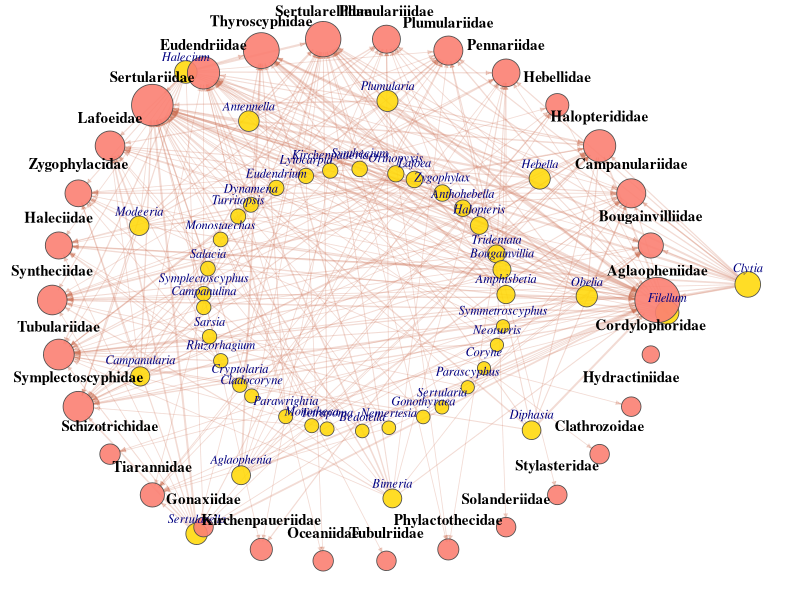
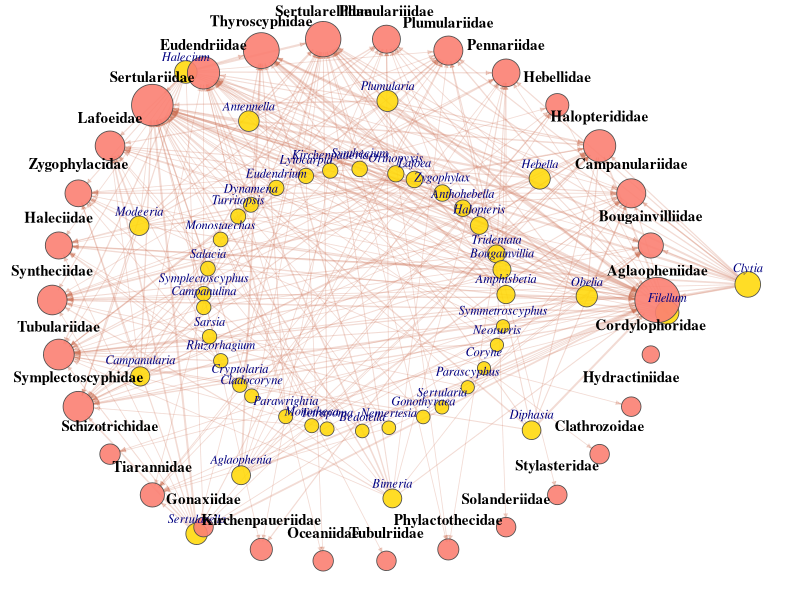

Here is the R script that generated these plots, in order:
# ==============================================================================
# ANÁLISE DE REDE BIPARTIDA: GÊNEROS EPIZÓICOS × FAMÍLIAS SUBSTRATO
# ==============================================================================

# Configuração inicial
setwd("E:/GitHub/GPA-Beatriz/GPA-Beatriz-analises")

# Pacotes
library(dplyr)
library(tidyr)
library(readr)
library(igraph)

# ==============================================================================
# 1. CARREGAMENTO E PREPARAÇÃO DOS DADOS
# ==============================================================================

# Carregar dados
dados <- readxl::read_xlsx("Data/dados-atualizados-bea-janeiro26.xlsx")
unique(dados$EP_Genera)
colnames(dados)
# NOME NOVO X NOME ANTIGO
dados <- dados %>%
  dplyr::rename(
    EP_Genera = Genus_EP,
    BS_Family = Family_BS
  )

# Criar matriz de interações (agregando contagens)
mat_df <- dados %>%
  filter(!is.na(BS_Family), !is.na(EP_Genera),
         BS_Family != "", EP_Genera != "") %>%
  count(BS_Family, EP_Genera, name = "weight")

# Converter para matriz (famílias nas linhas, gêneros nas colunas)
m <- mat_df %>%
  pivot_wider(names_from = EP_Genera,
              values_from = weight,
              values_fill = 0) %>%
  as.data.frame()

# Definir nomes das linhas e remover coluna de família
rownames(m) <- m$BS_Family
m$BS_Family <- NULL

# Converter para matriz numérica
m <- as.matrix(m)
storage.mode(m) <- "numeric"

# Remover linhas/colunas vazias
m <- m[rowSums(m) > 0, colSums(m) > 0, drop = FALSE]

library(igraph)

# ==============================================================================
# 2. CONSTRUÇÃO DO GRAFO BIPARTIDO
# ==============================================================================

familias <- rownames(m)
generos <- colnames(m)

# Criar data frame de arestas
edges <- which(m > 0, arr.ind = TRUE)
df_edges <- data.frame(
  from   = generos[edges[, 2]],
  to     = familias[edges[, 1]],
  weight = m[edges]
)

# Criar grafo direcionado
g <- graph_from_data_frame(df_edges, directed = TRUE)

# Definir bipartição (type = TRUE para famílias)
V(g)$type <- V(g)$name %in% familias

# Calcular força dos nós (soma dos pesos das arestas)
V(g)$strength <- igraph::strength(g)

# ==============================================================================
# FILTRAR GÊNEROS COM GRAU >= 3
# ==============================================================================

# Calcular grau de saída para gêneros (quantas famílias cada gênero se associa)
deg_out <- igraph::degree(g, mode = "out")

# Identificar gêneros (type = FALSE)
generos_idx <- which(!V(g)$type)

# Gêneros que devem ser mantidos (grau >= 3)
generos_manter <- V(g)$name[generos_idx][deg_out[generos_idx] >= 3]

# Também manter todas as famílias
familias_manter <- V(g)$name[V(g)$type]

# Nós a manter
nos_manter <- c(generos_manter, familias_manter)

# Criar subgrafo filtrado
g <- induced_subgraph(g, vids = nos_manter)

# Recalcular força após filtragem
V(g)$strength <- igraph::strength(g)

cat("Gêneros filtrados (grau >= 3):", sum(!V(g)$type), "\n")
cat("Famílias mantidas:", sum(V(g)$type), "\n")
cat("Total de nós:", vcount(g), "\n")
cat("Total de arestas:", ecount(g), "\n")

# ==============================================================================
# 3. ESTÉTICA DO GRAFO
# ==============================================================================

# Normalização para tamanhos
max_strength <- max(V(g)$strength, na.rm = TRUE)
max_weight <- max(E(g)$weight, na.rm = TRUE)

# --- VÉRTICES ---
V(g)$color <- ifelse(V(g)$type,
                     adjustcolor("salmon", alpha.f = 0.9),    # Famílias
                     adjustcolor("gold", alpha.f = 0.85))     # Gêneros

V(g)$frame.color <- "gray30"
V(g)$frame.width <- 0.8

V(g)$size <- ifelse(V(g)$type,
                    5 + 8 * sqrt(V(g)$strength / max_strength),   # Famílias
                    3 + 6 * sqrt(V(g)$strength / max_strength))   # Gêneros

# --- RÓTULOS ---
V(g)$label <- V(g)$name
V(g)$label.cex <- ifelse(V(g)$type, 0.9, 0.75)  # AUMENTADO tamanho da fonte (era 0.75 e 0.55)
V(g)$label.font <- ifelse(V(g)$type, 2, 3)
V(g)$label.color <- ifelse(V(g)$type, "black", "navy")
V(g)$label.dist <- ifelse(V(g)$type, 1.5, 0.8)  # AUMENTADO (era 1.3 e 0.7)
V(g)$label.bg <- adjustcolor("white", alpha.f = 0.8)  # Mais opaco (era 0.7)

# --- ARESTAS ---
E(g)$color <- adjustcolor("salmon3", alpha.f = 0.25)
E(g)$curved <- 0
E(g)$width <- 0.3 + 2.2 * sqrt(E(g)$weight / max_weight)
E(g)$arrow.size <- 0.3
E(g)$arrow.width <- 1.0

# ==============================================================================
# 4. LAYOUT RADIAL (FAMÍLIAS NA PERIFERIA, GÊNEROS EM ANÉIS INTERNOS)
# ==============================================================================

set.seed(42)

generos_idx <- which(!V(g)$type)
familias_idx <- which(V(g)$type)

n_gen <- length(generos_idx)
n_fam <- length(familias_idx)

lay <- matrix(0, nrow = vcount(g), ncol = 2)

# FAMÍLIAS: círculo externo
if (n_fam > 0) {
  ang_fam <- seq(0, 2 * pi, length.out = n_fam + 1)[1:n_fam]
  raio_fam <- 20
  lay[familias_idx, 1] <- raio_fam * cos(ang_fam)
  lay[familias_idx, 2] <- raio_fam * sin(ang_fam)
}

# GÊNEROS: múltiplos anéis internos (baseado na força)
if (n_gen > 0) {
  gen_strength <- V(g)$strength[generos_idx]
  
  # Evitar divisão por zero
  if (max(gen_strength) > 0) {
    gen_strength_norm <- gen_strength / max(gen_strength)
  } else {
    gen_strength_norm <- rep(0.5, n_gen)
  }
  
  # Número de anéis baseado na quantidade de gêneros
  n_rings <- max(3, min(7, ceiling(n_gen / 12)))
  
  # Atribuir anel baseado na força (usando intervalos uniformes se possível)
  if (length(unique(gen_strength_norm)) > 1) {
    ring_id <- cut(gen_strength_norm,
                   breaks = n_rings,
                   labels = FALSE,
                   include.lowest = TRUE)
  } else {
    # Se todos têm mesma força, distribui uniformemente
    ring_id <- rep(1:n_rings, length.out = n_gen)
  }
  
#  raios <- seq(3, 15, length.out = n_rings)
  raios <- seq(10, 26, length.out = n_rings)  # ainda maior
  
  # Ordenar para melhor distribuição
  ord <- order(ring_id, -gen_strength_norm)
  gen_ordered <- generos_idx[ord]
  ring_ordered <- ring_id[ord]
  
  for (r in 1:n_rings) {
    nodes_r <- gen_ordered[ring_ordered == r]
    k <- length(nodes_r)
    if (k == 0) next
    
    ang <- seq(0, 2 * pi, length.out = k + 1)[1:k]
    ang <- ang + runif(k, -0.05, 0.05)  # Pequeno jitter
    
    lay[nodes_r, 1] <- raios[r] * cos(ang)
    lay[nodes_r, 2] <- raios[r] * sin(ang)
  }
}

# ==============================================================================
# 5. VISUALIZAÇÃO
# ==============================================================================

# Plot na tela
par(mar = c(0, 0, 0, 0), bg = "white")
plot(g, layout = lay, vertex.label.degree = -pi/2, asp = 0)

# Salvar como SVG (dimensões maiores)
svg("Plots/rede_bipartida-generos-novo.12.1.svg", width = 16, height = 10)  # AUMENTADO de 12x7
par(mar = c(0, 0, 0, 0), bg = "white")
plot(g, layout = lay, vertex.label.degree = -pi/2, asp = 0)
dev.off()

# ==============================================================================
# 6. ANÁLISES DESCRITIVAS
# ==============================================================================

# Grau dos nós
deg <- igraph::degree(g, mode = "all")
deg_in <- igraph::degree(g, mode = "in")

# Tabela de famílias com métricas
tabela_familias <- data.frame(
  familia  = V(g)$name[familias_idx],
  grau     = deg_in[familias_idx],
  strength = V(g)$strength[familias_idx]
) %>%
  arrange(desc(grau), desc(strength))

print(tabela_familias)

# Identificar famílias com grau 1 (especialistas)
familias_grau1 <- tabela_familias %>%
  filter(grau == 1)

print("Famílias especialistas (grau = 1):")
print(familias_grau1)

# Para cada família grau 1, identificar o gênero associado
if (nrow(familias_grau1) > 0) {
  result <- lapply(familias_grau1$familia, function(fam) {
    neigh <- neighbors(g, fam, mode = "in")
    data.frame(familia = fam, genero = V(g)$name[neigh])
  })
  df_especialistas <- do.call(rbind, result)
  print("Associações especialistas:")
  print(df_especialistas)
}
